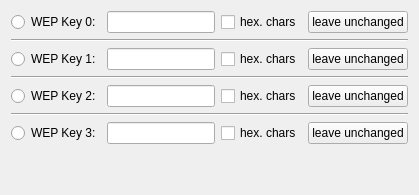
     <widget class="QWidget" name="wepTab">
      <attribute name="title">
       <string>WEP Keys</string>
      </attribute>
      <layout class="QVBoxLayout" name="wepTabLayout">
       <item>
        <layout class="QGridLayout" name="wepGrid">
         <item row="0" column="0">
          <widget class="QRadioButton" name="wep0Radio">
           <property name="text">
            <string>WEP Key 0:</string>
           </property>
          </widget>
         </item>
         <item row="0" column="1">
          <widget class="QLineEdit" name="wep0Edit"/>
         </item>
         <item row="0" column="2">
          <widget class="QCheckBox" name="wep0HexCheck">
           <property name="text">
            <string>hex. chars</string>
           </property>
          </widget>
         </item>
         <item row="0" column="3">
          <widget class="QPushButton" name="wep0LeaveButton">
           <property name="text">
            <string>leave unchanged</string>
           </property>
           <property name="checkable">
            <bool>true</bool>
           </property>
          </widget>
         </item>
         <item row="2" column="0">
          <widget class="QRadioButton" name="wep1Radio">
           <property name="text">
            <string>WEP Key 1:</string>
           </property>
          </widget>
         </item>
         <item row="2" column="1">
          <widget class="QLineEdit" name="wep1Edit"/>
         </item>
         <item row="2" column="2">
          <widget class="QCheckBox" name="wep1HexCheck">
           <property name="text">
            <string>hex. chars</string>
           </property>
          </widget>
         </item>
         <item row="2" column="3">
          <widget class="QPushButton" name="wep1LeaveButton">
           <property name="text">
            <string>leave unchanged</string>
           </property>
           <property name="checkable">
            <bool>true</bool>
           </property>
          </widget>
         </item>
         <item row="4" column="0">
          <widget class="QRadioButton" name="wep2Radio">
           <property name="text">
            <string>WEP Key 2:</string>
           </property>
          </widget>
         </item>
         <item row="4" column="1">
          <widget class="QLineEdit" name="wep2Edit"/>
         </item>
         <item row="4" column="2">
          <widget class="QCheckBox" name="wep2HexCheck">
           <property name="text">
            <string>hex. chars</string>
           </property>
          </widget>
         </item>
         <item row="4" column="3">
          <widget class="QPushButton" name="wep2LeaveButton">
           <property name="text">
            <string>leave unchanged</string>
           </property>
           <property name="checkable">
            <bool>true</bool>
           </property>
          </widget>
         </item>
         <item row="6" column="0">
          <widget class="QRadioButton" name="wep3Radio">
           <property name="text">
            <string>WEP Key 3:</string>
           </property>
          </widget>
         </item>
         <item row="6" column="1">
          <widget class="QLineEdit" name="wep3Edit"/>
         </item>
         <item row="6" column="2">
          <widget class="QCheckBox" name="wep3HexCheck">
           <property name="text">
            <string>hex. chars</string>
           </property>
          </widget>
         </item>
         <item row="6" column="3">
          <widget class="QPushButton" name="wep3LeaveButton">
           <property name="text">
            <string>leave unchanged</string>
           </property>
           <property name="checkable">
            <bool>true</bool>
           </property>
          </widget>
         </item>
         <item row="1" column="0" colspan="4">
          <widget class="Line" name="wepLine0">
           <property name="orientation">
            <enum>Qt::Horizontal</enum>
           </property>
          </widget>
         </item>
         <item row="3" column="0" colspan="4">
          <widget class="Line" name="wepLine1">
           <property name="orientation">
            <enum>Qt::Horizontal</enum>
           </property>
          </widget>
         </item>
         <item row="5" column="0" colspan="4">
          <widget class="Line" name="wepLine2">
           <property name="orientation">
            <enum>Qt::Horizontal</enum>
           </property>
          </widget>
         </item>
        </layout>
       </item>
       <item>
        <spacer name="wepSpacer">
         <property name="orientation">
          <enum>Qt::Vertical</enum>
         </property>
         <property name="sizeHint" stdset="0">
          <size>
           <width>20</width>
           <height>40</height>
          </size>
         </property>
        </spacer>
       </item>
      </layout>
     </widget>
